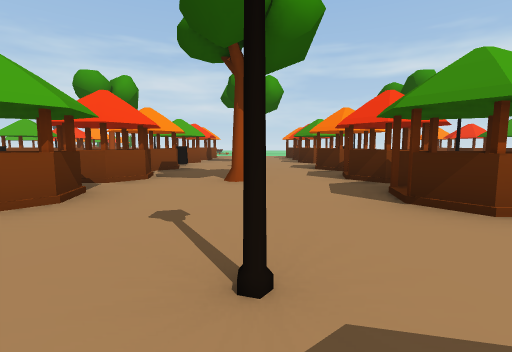
[1] (above)

20 first-person views from a walk through a scene from a Unity 3-D project. The camera is 1.2 m above the floor, tilts 6° down and sees 85° across. The floor is counted in squares, 2.37 m on a side. Each view is taken from the middle of a square. On the plan, view 1 faces up. The plan holds only what a view shows up to about 9 squares ahead; the rest is blank. The place goes on beyond the plan. The player character is not drawn. Some animated figures are left out. Some surface patterns are stand-ins.

[2]
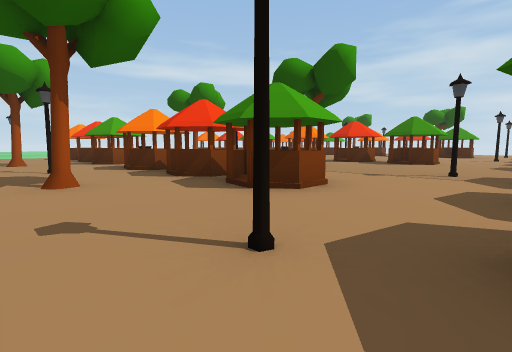

[3]
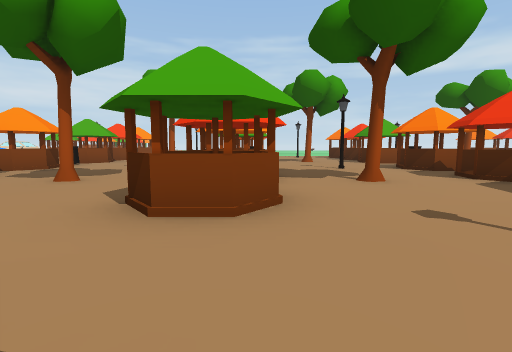

[4]
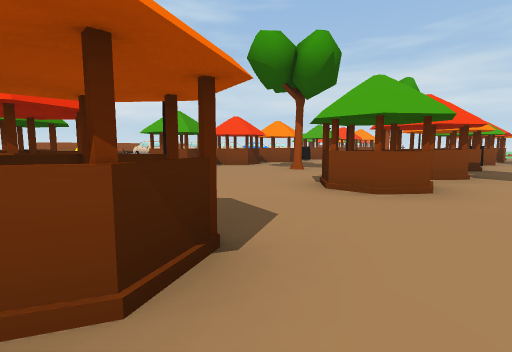

[5]
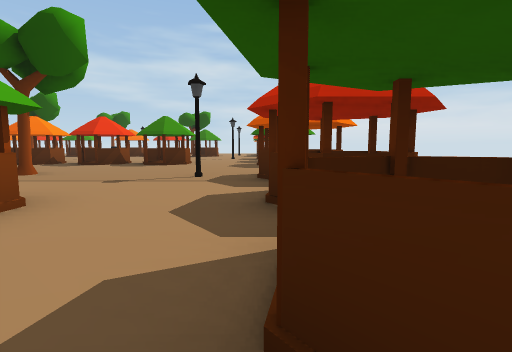

[6]
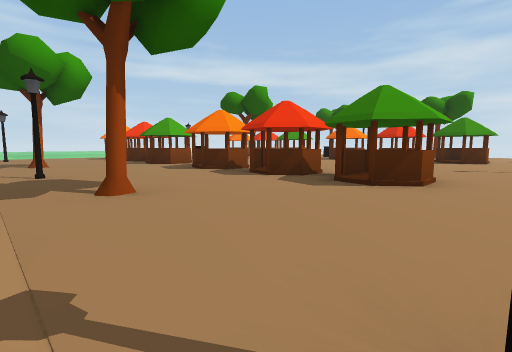

[7]
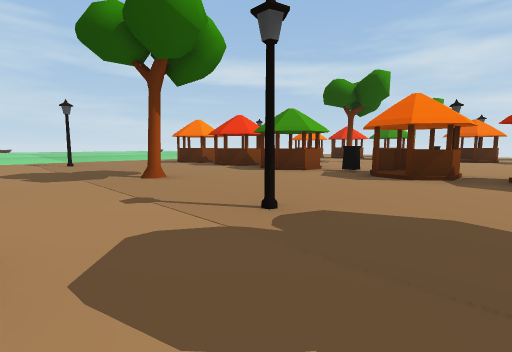

[8]
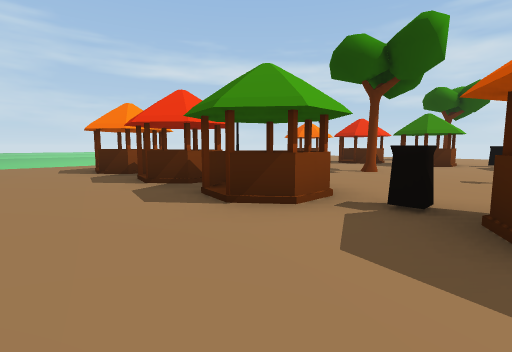

[9]
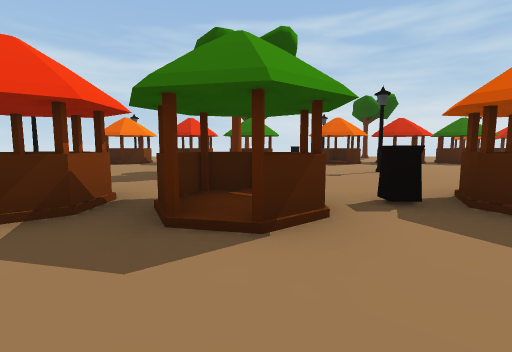

[10]
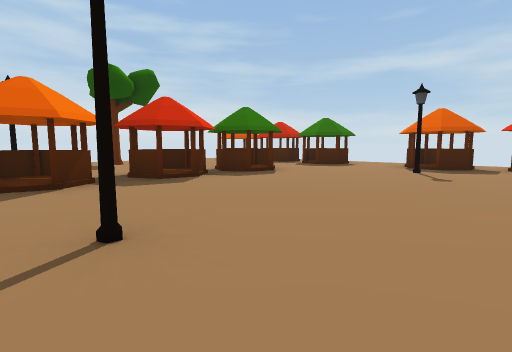

[11]
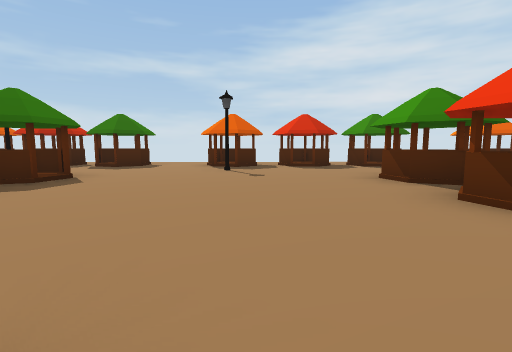

[12]
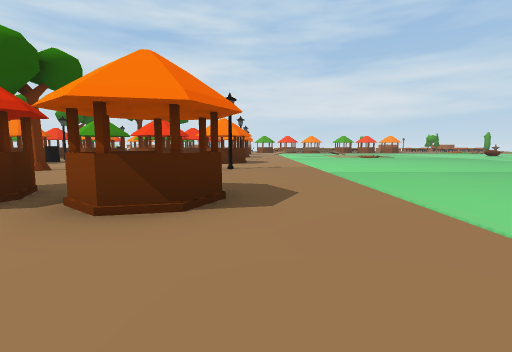

[13]
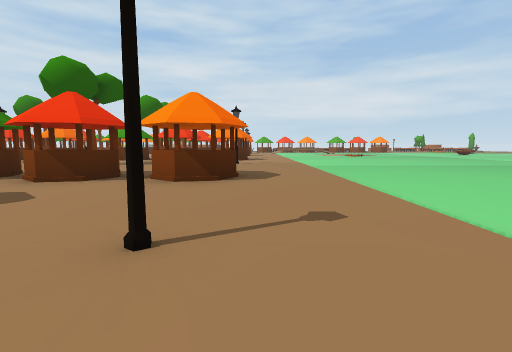

[14]
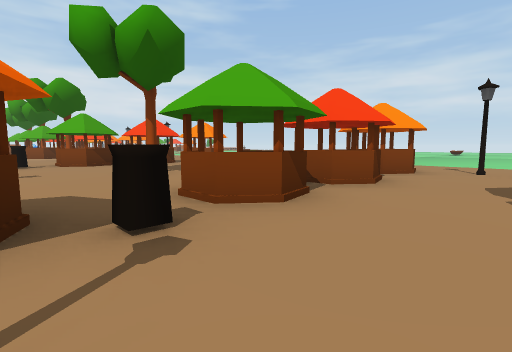

[15]
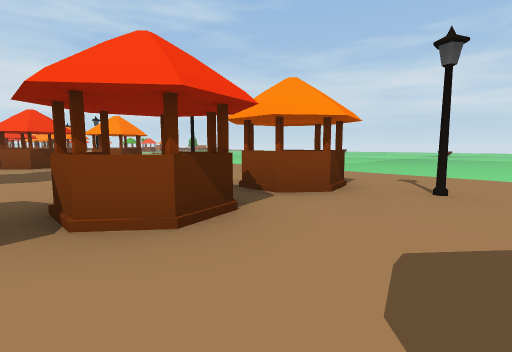

[16]
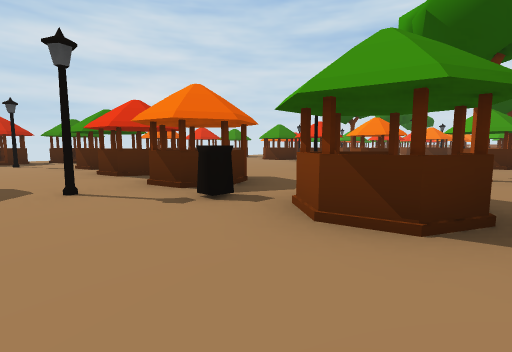

[17]
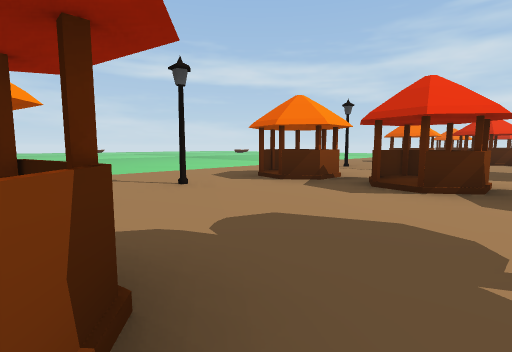

[18]
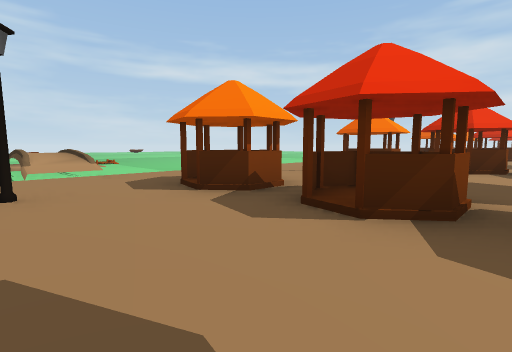

[19]
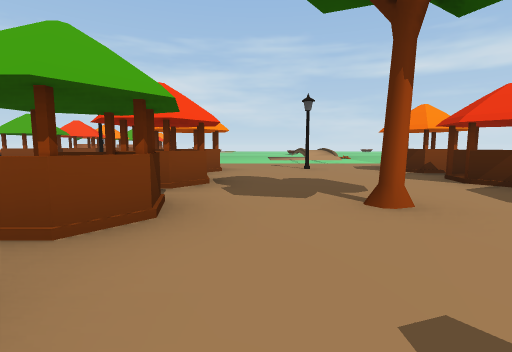

[20]
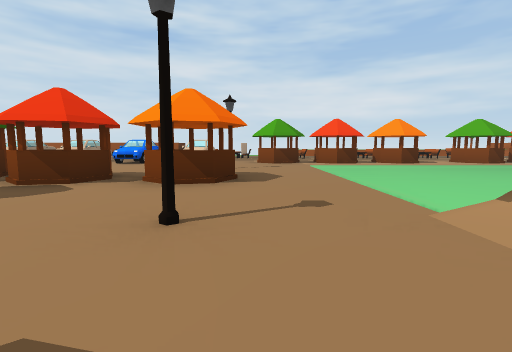

### Floor plan
Key: @ floor where view 1 was taken; # wall or solid block; x gap in a wall; . main floor; : floor 0.75 m higher than the main floor; + floor 1 m higher than the main floor; / step, stairs or slope; = window, fence, low wall or low ledge; T tree; B bin; L lamp; O other object.
Columns run from 13 left of view 1 to 17 right of it. Each row starts with its distance up from view 1.
 22  x
 21  =..           .....        ..
 20  ....         .......      ...
 19  =....     .. ........    .....
 18  #.....  /... .........   .....
 17  #...... +..............  .....
 16  #.......:.. ............  ....
 15  =......#//. ............. ....
 14  =...................##........
 13   .O.#=.L.#=.L.#=.L..x=..L..=L.
 12 OOO...x....x...x.....##.....x..
 11   ...#=...#=...#=....x=.....=..
 10 OOO   #........#.....#......#..
  9      #=.T.##.Tx=..T..#...T..=..
  8 OOO  .O..  B...B.....B......B..
  7      ##.O ##.L.#..L..#...L..#L.
  6 OOO   #.. ##...#.....#......#..
  5      ##...##...#.....##.....#..
  4       #.T..#.T.#..T..#......#..
  3      ##...##...#.....##.....#..
  2      .= .......=.....=#.....=..
  1         O....L....L......L...L.
  0        ##....@....x......x..###
 -1       ######.###### ######.####

Positions as (right, up) in squares from view 1, and headings:
1: (0, 0), facing up
2: (-1, 0), facing up-right
3: (-2, 0), facing up
4: (-1, -1), facing up-left
5: (0, 0), facing right
6: (4, 1), facing up-right
7: (3, 5), facing up-right
8: (6, 7), facing up-right
9: (6, 9), facing right
10: (10, 7), facing down-right
11: (11, 7), facing down
12: (11, 14), facing left
13: (13, 14), facing left
14: (17, 7), facing up-left
15: (17, 10), facing up-left
16: (17, 10), facing down-left
17: (-2, 10), facing up-right
18: (-5, 10), facing up-right
19: (-6, 7), facing up
20: (-3, 14), facing left
